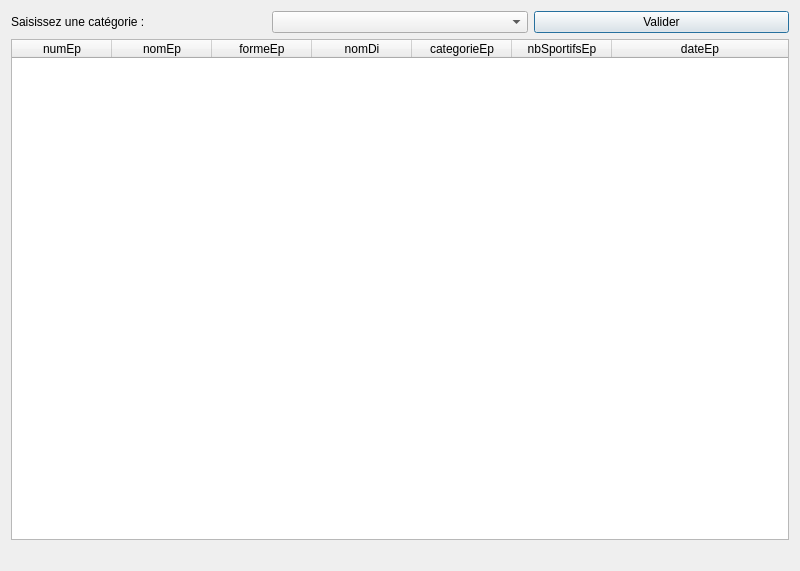
<?xml version="1.0" encoding="UTF-8"?>
<ui version="4.0">
 <class>fct_comp_1</class>
 <widget class="QDialog" name="fct_comp_1">
  <property name="geometry">
   <rect>
    <x>0</x>
    <y>0</y>
    <width>800</width>
    <height>571</height>
   </rect>
  </property>
  <property name="windowTitle">
   <string>Liste des épreuves d'une catégorie (version 2, catégories extraites de la BD)</string>
  </property>
  <layout class="QGridLayout" name="gridLayout">
   <item row="1" column="0">
    <widget class="QTableWidget" name="table_fct_comp_1">
     <attribute name="horizontalHeaderMinimumSectionSize">
      <number>50</number>
     </attribute>
     <attribute name="horizontalHeaderStretchLastSection">
      <bool>true</bool>
     </attribute>
     <attribute name="verticalHeaderVisible">
      <bool>false</bool>
     </attribute>
     <column>
      <property name="text">
       <string>numEp</string>
      </property>
     </column>
     <column>
      <property name="text">
       <string>nomEp</string>
      </property>
     </column>
     <column>
      <property name="text">
       <string>formeEp</string>
      </property>
     </column>
     <column>
      <property name="text">
       <string>nomDi</string>
      </property>
     </column>
     <column>
      <property name="text">
       <string>categorieEp</string>
      </property>
     </column>
     <column>
      <property name="text">
       <string>nbSportifsEp</string>
      </property>
     </column>
     <column>
      <property name="text">
       <string>dateEp</string>
      </property>
     </column>
    </widget>
   </item>
   <item row="0" column="0">
    <layout class="QHBoxLayout" name="horizontalLayout">
     <item>
      <widget class="QLabel" name="labelEdit_fct_comp_1">
       <property name="text">
        <string>Saisissez une catégorie :</string>
       </property>
      </widget>
     </item>
     <item>
      <widget class="QComboBox" name="comboBox">
       <property name="enabled">
        <bool>true</bool>
       </property>
      </widget>
     </item>
     <item>
      <widget class="QPushButton" name="valider_fct_comp_1">
       <property name="text">
        <string>Valider</string>
       </property>
      </widget>
     </item>
    </layout>
   </item>
   <item row="2" column="0">
    <widget class="QLabel" name="label_fct_comp_1">
     <property name="text">
      <string/>
     </property>
     <property name="alignment">
      <set>Qt::AlignCenter</set>
     </property>
    </widget>
   </item>
  </layout>
 </widget>
 <resources/>
 <connections>
  <connection>
   <sender>valider_fct_comp_1</sender>
   <signal>clicked()</signal>
   <receiver>fct_comp_1</receiver>
   <slot>refreshResult()</slot>
   <hints>
    <hint type="sourcelabel">
     <x>364</x>
     <y>52</y>
    </hint>
    <hint type="destinationlabel">
     <x>444</x>
     <y>81</y>
    </hint>
   </hints>
  </connection>
 </connections>
 <slots>
  <slot>refreshResult()</slot>
 </slots>
</ui>
